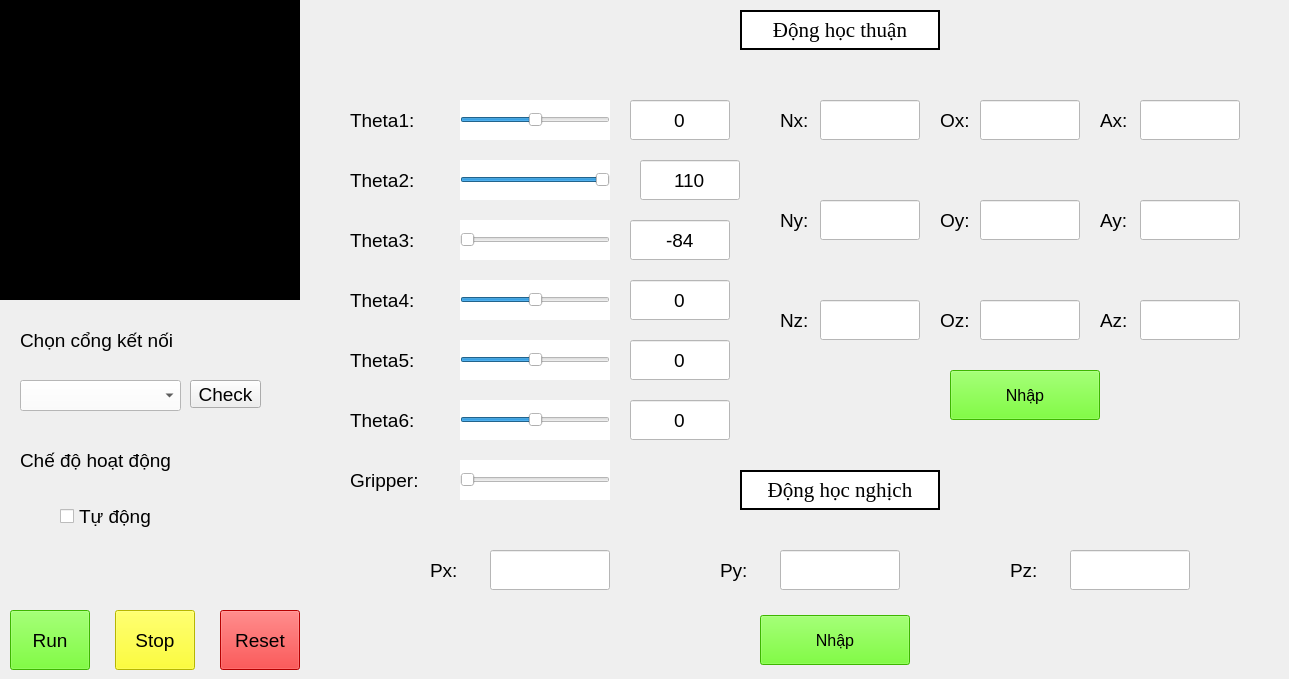
  <widget class="QWidget" name="centralwidget">
   <widget class="QLabel" name="label">
    <property name="geometry">
     <rect>
      <x>740</x>
      <y>10</y>
      <width>200</width>
      <height>40</height>
     </rect>
    </property>
    <property name="font">
     <font>
      <family>Times New Roman</family>
      <pointsize>16</pointsize>
     </font>
    </property>
    <property name="autoFillBackground">
     <bool>false</bool>
    </property>
    <property name="styleSheet">
     <string notr="true">background-color:rgb(255, 255, 255)</string>
    </property>
    <property name="inputMethodHints">
     <set>Qt::ImhNone</set>
    </property>
    <property name="frameShape">
     <enum>QFrame::Box</enum>
    </property>
    <property name="frameShadow">
     <enum>QFrame::Plain</enum>
    </property>
    <property name="lineWidth">
     <number>2</number>
    </property>
    <property name="midLineWidth">
     <number>0</number>
    </property>
    <property name="text">
     <string>Động học thuận</string>
    </property>
    <property name="alignment">
     <set>Qt::AlignCenter</set>
    </property>
   </widget>
   <widget class="QLabel" name="label_2">
    <property name="geometry">
     <rect>
      <x>740</x>
      <y>470</y>
      <width>200</width>
      <height>40</height>
     </rect>
    </property>
    <property name="font">
     <font>
      <family>Times New Roman</family>
      <pointsize>16</pointsize>
     </font>
    </property>
    <property name="autoFillBackground">
     <bool>false</bool>
    </property>
    <property name="styleSheet">
     <string notr="true">background-color:rgb(255, 255, 255)</string>
    </property>
    <property name="frameShape">
     <enum>QFrame::Box</enum>
    </property>
    <property name="lineWidth">
     <number>2</number>
    </property>
    <property name="text">
     <string>Động học nghịch</string>
    </property>
    <property name="textFormat">
     <enum>Qt::AutoText</enum>
    </property>
    <property name="alignment">
     <set>Qt::AlignCenter</set>
    </property>
   </widget>
   <widget class="QLineEdit" name="nx">
    <property name="geometry">
     <rect>
      <x>820</x>
      <y>100</y>
      <width>100</width>
      <height>40</height>
     </rect>
    </property>
    <property name="font">
     <font>
      <pointsize>14</pointsize>
     </font>
    </property>
    <property name="styleSheet">
     <string notr="true">background-color:rgb(255, 255, 255)</string>
    </property>
    <property name="alignment">
     <set>Qt::AlignCenter</set>
    </property>
   </widget>
   <widget class="QLineEdit" name="ny">
    <property name="geometry">
     <rect>
      <x>820</x>
      <y>200</y>
      <width>100</width>
      <height>40</height>
     </rect>
    </property>
    <property name="font">
     <font>
      <pointsize>14</pointsize>
     </font>
    </property>
    <property name="styleSheet">
     <string notr="true">background-color:rgb(255, 255, 255)</string>
    </property>
    <property name="alignment">
     <set>Qt::AlignCenter</set>
    </property>
   </widget>
   <widget class="QLineEdit" name="nz">
    <property name="geometry">
     <rect>
      <x>820</x>
      <y>300</y>
      <width>100</width>
      <height>40</height>
     </rect>
    </property>
    <property name="font">
     <font>
      <pointsize>14</pointsize>
     </font>
    </property>
    <property name="styleSheet">
     <string notr="true">background-color:rgb(255, 255, 255)</string>
    </property>
    <property name="alignment">
     <set>Qt::AlignCenter</set>
    </property>
   </widget>
   <widget class="QLineEdit" name="ox">
    <property name="geometry">
     <rect>
      <x>980</x>
      <y>100</y>
      <width>100</width>
      <height>40</height>
     </rect>
    </property>
    <property name="font">
     <font>
      <pointsize>14</pointsize>
     </font>
    </property>
    <property name="styleSheet">
     <string notr="true">background-color:rgb(255, 255, 255)</string>
    </property>
    <property name="alignment">
     <set>Qt::AlignCenter</set>
    </property>
   </widget>
   <widget class="QLineEdit" name="oz">
    <property name="geometry">
     <rect>
      <x>980</x>
      <y>300</y>
      <width>100</width>
      <height>40</height>
     </rect>
    </property>
    <property name="font">
     <font>
      <pointsize>14</pointsize>
     </font>
    </property>
    <property name="styleSheet">
     <string notr="true">background-color:rgb(255, 255, 255)</string>
    </property>
    <property name="alignment">
     <set>Qt::AlignCenter</set>
    </property>
   </widget>
   <widget class="QLineEdit" name="oy">
    <property name="geometry">
     <rect>
      <x>980</x>
      <y>200</y>
      <width>100</width>
      <height>40</height>
     </rect>
    </property>
    <property name="font">
     <font>
      <pointsize>14</pointsize>
     </font>
    </property>
    <property name="styleSheet">
     <string notr="true">background-color:rgb(255, 255, 255)</string>
    </property>
    <property name="alignment">
     <set>Qt::AlignCenter</set>
    </property>
   </widget>
   <widget class="QLineEdit" name="ax">
    <property name="geometry">
     <rect>
      <x>1140</x>
      <y>100</y>
      <width>100</width>
      <height>40</height>
     </rect>
    </property>
    <property name="font">
     <font>
      <pointsize>14</pointsize>
     </font>
    </property>
    <property name="styleSheet">
     <string notr="true">background-color:rgb(255, 255, 255)</string>
    </property>
    <property name="alignment">
     <set>Qt::AlignCenter</set>
    </property>
   </widget>
   <widget class="QLineEdit" name="az">
    <property name="geometry">
     <rect>
      <x>1140</x>
      <y>300</y>
      <width>100</width>
      <height>40</height>
     </rect>
    </property>
    <property name="font">
     <font>
      <pointsize>14</pointsize>
     </font>
    </property>
    <property name="styleSheet">
     <string notr="true">background-color:rgb(255, 255, 255)</string>
    </property>
    <property name="alignment">
     <set>Qt::AlignCenter</set>
    </property>
   </widget>
   <widget class="QLineEdit" name="ay">
    <property name="geometry">
     <rect>
      <x>1140</x>
      <y>200</y>
      <width>100</width>
      <height>40</height>
     </rect>
    </property>
    <property name="font">
     <font>
      <pointsize>14</pointsize>
     </font>
    </property>
    <property name="styleSheet">
     <string notr="true">background-color:rgb(255, 255, 255)</string>
    </property>
    <property name="alignment">
     <set>Qt::AlignCenter</set>
    </property>
   </widget>
   <widget class="QPushButton" name="nhap_thuan">
    <property name="geometry">
     <rect>
      <x>950</x>
      <y>370</y>
      <width>150</width>
      <height>50</height>
     </rect>
    </property>
    <property name="font">
     <font>
      <pointsize>12</pointsize>
     </font>
    </property>
    <property name="styleSheet">
     <string notr="true">background-color:rgb(85, 255, 0)</string>
    </property>
    <property name="text">
     <string>Nhập</string>
    </property>
   </widget>
   <widget class="QLineEdit" name="pz">
    <property name="geometry">
     <rect>
      <x>1070</x>
      <y>550</y>
      <width>120</width>
      <height>40</height>
     </rect>
    </property>
    <property name="font">
     <font>
      <pointsize>14</pointsize>
     </font>
    </property>
    <property name="styleSheet">
     <string notr="true">background-color:rgb(255, 255, 255)</string>
    </property>
    <property name="alignment">
     <set>Qt::AlignCenter</set>
    </property>
   </widget>
   <widget class="QLineEdit" name="px">
    <property name="geometry">
     <rect>
      <x>490</x>
      <y>550</y>
      <width>120</width>
      <height>40</height>
     </rect>
    </property>
    <property name="font">
     <font>
      <pointsize>14</pointsize>
     </font>
    </property>
    <property name="styleSheet">
     <string notr="true">background-color:rgb(255, 255, 255)</string>
    </property>
    <property name="alignment">
     <set>Qt::AlignCenter</set>
    </property>
   </widget>
   <widget class="QLineEdit" name="py">
    <property name="geometry">
     <rect>
      <x>780</x>
      <y>550</y>
      <width>120</width>
      <height>40</height>
     </rect>
    </property>
    <property name="font">
     <font>
      <pointsize>14</pointsize>
     </font>
    </property>
    <property name="styleSheet">
     <string notr="true">background-color:rgb(255, 255, 255)</string>
    </property>
    <property name="alignment">
     <set>Qt::AlignCenter</set>
    </property>
   </widget>
   <widget class="QPushButton" name="nhap_nghich">
    <property name="geometry">
     <rect>
      <x>760</x>
      <y>615</y>
      <width>150</width>
      <height>50</height>
     </rect>
    </property>
    <property name="font">
     <font>
      <pointsize>12</pointsize>
     </font>
    </property>
    <property name="styleSheet">
     <string notr="true">background-color:rgb(85, 255, 0)</string>
    </property>
    <property name="text">
     <string>Nhập</string>
    </property>
   </widget>
   <widget class="QLabel" name="label_3">
    <property name="geometry">
     <rect>
      <x>780</x>
      <y>100</y>
      <width>45</width>
      <height>40</height>
     </rect>
    </property>
    <property name="font">
     <font>
      <pointsize>14</pointsize>
     </font>
    </property>
    <property name="autoFillBackground">
     <bool>false</bool>
    </property>
    <property name="text">
     <string>Nx:</string>
    </property>
   </widget>
   <widget class="QLabel" name="label_4">
    <property name="geometry">
     <rect>
      <x>780</x>
      <y>200</y>
      <width>45</width>
      <height>40</height>
     </rect>
    </property>
    <property name="font">
     <font>
      <pointsize>14</pointsize>
     </font>
    </property>
    <property name="autoFillBackground">
     <bool>false</bool>
    </property>
    <property name="text">
     <string>Ny:</string>
    </property>
   </widget>
   <widget class="QLabel" name="label_5">
    <property name="geometry">
     <rect>
      <x>780</x>
      <y>300</y>
      <width>45</width>
      <height>40</height>
     </rect>
    </property>
    <property name="font">
     <font>
      <pointsize>14</pointsize>
     </font>
    </property>
    <property name="autoFillBackground">
     <bool>false</bool>
    </property>
    <property name="text">
     <string>Nz:</string>
    </property>
   </widget>
   <widget class="QLabel" name="label_6">
    <property name="geometry">
     <rect>
      <x>940</x>
      <y>300</y>
      <width>45</width>
      <height>40</height>
     </rect>
    </property>
    <property name="font">
     <font>
      <pointsize>14</pointsize>
     </font>
    </property>
    <property name="autoFillBackground">
     <bool>false</bool>
    </property>
    <property name="text">
     <string>Oz:</string>
    </property>
   </widget>
   <widget class="QLabel" name="label_7">
    <property name="geometry">
     <rect>
      <x>940</x>
      <y>100</y>
      <width>45</width>
      <height>40</height>
     </rect>
    </property>
    <property name="font">
     <font>
      <pointsize>14</pointsize>
     </font>
    </property>
    <property name="autoFillBackground">
     <bool>false</bool>
    </property>
    <property name="text">
     <string>Ox:</string>
    </property>
   </widget>
   <widget class="QLabel" name="label_8">
    <property name="geometry">
     <rect>
      <x>940</x>
      <y>200</y>
      <width>45</width>
      <height>40</height>
     </rect>
    </property>
    <property name="font">
     <font>
      <pointsize>14</pointsize>
     </font>
    </property>
    <property name="autoFillBackground">
     <bool>false</bool>
    </property>
    <property name="text">
     <string>Oy:</string>
    </property>
   </widget>
   <widget class="QLabel" name="label_9">
    <property name="geometry">
     <rect>
      <x>1100</x>
      <y>300</y>
      <width>45</width>
      <height>40</height>
     </rect>
    </property>
    <property name="font">
     <font>
      <pointsize>14</pointsize>
     </font>
    </property>
    <property name="autoFillBackground">
     <bool>false</bool>
    </property>
    <property name="text">
     <string>Az:</string>
    </property>
   </widget>
   <widget class="QLabel" name="label_10">
    <property name="geometry">
     <rect>
      <x>1100</x>
      <y>100</y>
      <width>45</width>
      <height>40</height>
     </rect>
    </property>
    <property name="font">
     <font>
      <pointsize>14</pointsize>
     </font>
    </property>
    <property name="autoFillBackground">
     <bool>false</bool>
    </property>
    <property name="text">
     <string>Ax:</string>
    </property>
   </widget>
   <widget class="QLabel" name="label_11">
    <property name="geometry">
     <rect>
      <x>1100</x>
      <y>200</y>
      <width>45</width>
      <height>40</height>
     </rect>
    </property>
    <property name="font">
     <font>
      <pointsize>14</pointsize>
     </font>
    </property>
    <property name="autoFillBackground">
     <bool>false</bool>
    </property>
    <property name="text">
     <string>Ay:</string>
    </property>
   </widget>
   <widget class="QLabel" name="label_12">
    <property name="geometry">
     <rect>
      <x>430</x>
      <y>550</y>
      <width>45</width>
      <height>40</height>
     </rect>
    </property>
    <property name="font">
     <font>
      <pointsize>14</pointsize>
     </font>
    </property>
    <property name="autoFillBackground">
     <bool>false</bool>
    </property>
    <property name="text">
     <string>Px:</string>
    </property>
   </widget>
   <widget class="QLabel" name="label_13">
    <property name="geometry">
     <rect>
      <x>720</x>
      <y>550</y>
      <width>45</width>
      <height>40</height>
     </rect>
    </property>
    <property name="font">
     <font>
      <pointsize>14</pointsize>
     </font>
    </property>
    <property name="autoFillBackground">
     <bool>false</bool>
    </property>
    <property name="text">
     <string>Py:</string>
    </property>
   </widget>
   <widget class="QLabel" name="label_14">
    <property name="geometry">
     <rect>
      <x>1010</x>
      <y>550</y>
      <width>45</width>
      <height>40</height>
     </rect>
    </property>
    <property name="font">
     <font>
      <pointsize>14</pointsize>
     </font>
    </property>
    <property name="autoFillBackground">
     <bool>false</bool>
    </property>
    <property name="text">
     <string>Pz:</string>
    </property>
   </widget>
   <widget class="QSlider" name="Slider_theta1">
    <property name="enabled">
     <bool>true</bool>
    </property>
    <property name="geometry">
     <rect>
      <x>460</x>
      <y>100</y>
      <width>150</width>
      <height>40</height>
     </rect>
    </property>
    <property name="sizePolicy">
     <sizepolicy hsizetype="Expanding" vsizetype="Fixed">
      <horstretch>0</horstretch>
      <verstretch>0</verstretch>
     </sizepolicy>
    </property>
    <property name="cursor">
     <cursorShape>ArrowCursor</cursorShape>
    </property>
    <property name="autoFillBackground">
     <bool>false</bool>
    </property>
    <property name="styleSheet">
     <string notr="true">background-color:rgb(255, 255, 255)</string>
    </property>
    <property name="minimum">
     <number>-90</number>
    </property>
    <property name="maximum">
     <number>90</number>
    </property>
    <property name="value">
     <number>0</number>
    </property>
    <property name="orientation">
     <enum>Qt::Horizontal</enum>
    </property>
   </widget>
   <widget class="QLineEdit" name="linetheta1">
    <property name="geometry">
     <rect>
      <x>630</x>
      <y>100</y>
      <width>100</width>
      <height>40</height>
     </rect>
    </property>
    <property name="font">
     <font>
      <pointsize>14</pointsize>
     </font>
    </property>
    <property name="contextMenuPolicy">
     <enum>Qt::DefaultContextMenu</enum>
    </property>
    <property name="acceptDrops">
     <bool>true</bool>
    </property>
    <property name="autoFillBackground">
     <bool>false</bool>
    </property>
    <property name="styleSheet">
     <string notr="true">background-color:rgb(255, 255, 255)</string>
    </property>
    <property name="text">
     <string>0</string>
    </property>
    <property name="alignment">
     <set>Qt::AlignCenter</set>
    </property>
   </widget>
   <widget class="QLineEdit" name="linetheta2">
    <property name="geometry">
     <rect>
      <x>640</x>
      <y>160</y>
      <width>100</width>
      <height>40</height>
     </rect>
    </property>
    <property name="font">
     <font>
      <pointsize>14</pointsize>
     </font>
    </property>
    <property name="styleSheet">
     <string notr="true">background-color:rgb(255, 255, 255)</string>
    </property>
    <property name="text">
     <string>110</string>
    </property>
    <property name="alignment">
     <set>Qt::AlignCenter</set>
    </property>
   </widget>
   <widget class="QLineEdit" name="linetheta3">
    <property name="geometry">
     <rect>
      <x>630</x>
      <y>220</y>
      <width>100</width>
      <height>40</height>
     </rect>
    </property>
    <property name="font">
     <font>
      <pointsize>14</pointsize>
     </font>
    </property>
    <property name="styleSheet">
     <string notr="true">background-color:rgb(255, 255, 255)</string>
    </property>
    <property name="text">
     <string>-84</string>
    </property>
    <property name="alignment">
     <set>Qt::AlignCenter</set>
    </property>
   </widget>
   <widget class="QLineEdit" name="linetheta5">
    <property name="geometry">
     <rect>
      <x>630</x>
      <y>340</y>
      <width>100</width>
      <height>40</height>
     </rect>
    </property>
    <property name="font">
     <font>
      <pointsize>14</pointsize>
     </font>
    </property>
    <property name="styleSheet">
     <string notr="true">background-color:rgb(255, 255, 255)</string>
    </property>
    <property name="text">
     <string>0</string>
    </property>
    <property name="alignment">
     <set>Qt::AlignCenter</set>
    </property>
   </widget>
   <widget class="QLineEdit" name="linetheta4">
    <property name="geometry">
     <rect>
      <x>630</x>
      <y>280</y>
      <width>100</width>
      <height>40</height>
     </rect>
    </property>
    <property name="font">
     <font>
      <pointsize>14</pointsize>
     </font>
    </property>
    <property name="styleSheet">
     <string notr="true">background-color:rgb(255, 255, 255)</string>
    </property>
    <property name="text">
     <string>0</string>
    </property>
    <property name="alignment">
     <set>Qt::AlignCenter</set>
    </property>
   </widget>
   <widget class="QLineEdit" name="linetheta6">
    <property name="geometry">
     <rect>
      <x>630</x>
      <y>400</y>
      <width>100</width>
      <height>40</height>
     </rect>
    </property>
    <property name="font">
     <font>
      <pointsize>14</pointsize>
     </font>
    </property>
    <property name="styleSheet">
     <string notr="true">background-color:rgb(255, 255, 255)</string>
    </property>
    <property name="text">
     <string>0</string>
    </property>
    <property name="alignment">
     <set>Qt::AlignCenter</set>
    </property>
   </widget>
   <widget class="QSlider" name="Slider_theta2">
    <property name="geometry">
     <rect>
      <x>460</x>
      <y>160</y>
      <width>150</width>
      <height>40</height>
     </rect>
    </property>
    <property name="cursor">
     <cursorShape>ArrowCursor</cursorShape>
    </property>
    <property name="mouseTracking">
     <bool>false</bool>
    </property>
    <property name="tabletTracking">
     <bool>false</bool>
    </property>
    <property name="acceptDrops">
     <bool>false</bool>
    </property>
    <property name="autoFillBackground">
     <bool>false</bool>
    </property>
    <property name="styleSheet">
     <string notr="true">background-color:rgb(255, 255, 255)</string>
    </property>
    <property name="minimum">
     <number>-30</number>
    </property>
    <property name="maximum">
     <number>110</number>
    </property>
    <property name="value">
     <number>110</number>
    </property>
    <property name="orientation">
     <enum>Qt::Horizontal</enum>
    </property>
   </widget>
   <widget class="QSlider" name="Slider_theta3">
    <property name="geometry">
     <rect>
      <x>460</x>
      <y>220</y>
      <width>150</width>
      <height>40</height>
     </rect>
    </property>
    <property name="cursor">
     <cursorShape>ArrowCursor</cursorShape>
    </property>
    <property name="autoFillBackground">
     <bool>false</bool>
    </property>
    <property name="styleSheet">
     <string notr="true">background-color:rgb(255, 255, 255)</string>
    </property>
    <property name="minimum">
     <number>-84</number>
    </property>
    <property name="maximum">
     <number>90</number>
    </property>
    <property name="value">
     <number>-84</number>
    </property>
    <property name="orientation">
     <enum>Qt::Horizontal</enum>
    </property>
   </widget>
   <widget class="QSlider" name="Slider_theta4">
    <property name="geometry">
     <rect>
      <x>460</x>
      <y>280</y>
      <width>150</width>
      <height>40</height>
     </rect>
    </property>
    <property name="cursor">
     <cursorShape>ArrowCursor</cursorShape>
    </property>
    <property name="autoFillBackground">
     <bool>false</bool>
    </property>
    <property name="styleSheet">
     <string notr="true">background-color:rgb(255, 255, 255)</string>
    </property>
    <property name="minimum">
     <number>-180</number>
    </property>
    <property name="maximum">
     <number>180</number>
    </property>
    <property name="orientation">
     <enum>Qt::Horizontal</enum>
    </property>
   </widget>
   <widget class="QSlider" name="Slider_theta6">
    <property name="geometry">
     <rect>
      <x>460</x>
      <y>400</y>
      <width>150</width>
      <height>40</height>
     </rect>
    </property>
    <property name="sizePolicy">
     <sizepolicy hsizetype="Expanding" vsizetype="Fixed">
      <horstretch>0</horstretch>
      <verstretch>0</verstretch>
     </sizepolicy>
    </property>
    <property name="cursor">
     <cursorShape>ArrowCursor</cursorShape>
    </property>
    <property name="autoFillBackground">
     <bool>false</bool>
    </property>
    <property name="styleSheet">
     <string notr="true">background-color:rgb(255, 255, 255)</string>
    </property>
    <property name="minimum">
     <number>-180</number>
    </property>
    <property name="maximum">
     <number>180</number>
    </property>
    <property name="orientation">
     <enum>Qt::Horizontal</enum>
    </property>
   </widget>
   <widget class="QSlider" name="Slider_theta5">
    <property name="geometry">
     <rect>
      <x>460</x>
      <y>340</y>
      <width>150</width>
      <height>40</height>
     </rect>
    </property>
    <property name="cursor">
     <cursorShape>ArrowCursor</cursorShape>
    </property>
    <property name="autoFillBackground">
     <bool>false</bool>
    </property>
    <property name="styleSheet">
     <string notr="true">background-color:rgb(255, 255, 255)</string>
    </property>
    <property name="minimum">
     <number>-120</number>
    </property>
    <property name="maximum">
     <number>120</number>
    </property>
    <property name="orientation">
     <enum>Qt::Horizontal</enum>
    </property>
   </widget>
   <widget class="QLabel" name="label_15">
    <property name="geometry">
     <rect>
      <x>350</x>
      <y>100</y>
      <width>80</width>
      <height>40</height>
     </rect>
    </property>
    <property name="font">
     <font>
      <pointsize>14</pointsize>
     </font>
    </property>
    <property name="autoFillBackground">
     <bool>false</bool>
    </property>
    <property name="text">
     <string>Theta1:</string>
    </property>
   </widget>
   <widget class="QLabel" name="label_16">
    <property name="geometry">
     <rect>
      <x>350</x>
      <y>160</y>
      <width>80</width>
      <height>40</height>
     </rect>
    </property>
    <property name="font">
     <font>
      <pointsize>14</pointsize>
     </font>
    </property>
    <property name="autoFillBackground">
     <bool>false</bool>
    </property>
    <property name="text">
     <string>Theta2:</string>
    </property>
   </widget>
   <widget class="QLabel" name="label_17">
    <property name="geometry">
     <rect>
      <x>350</x>
      <y>220</y>
      <width>80</width>
      <height>40</height>
     </rect>
    </property>
    <property name="font">
     <font>
      <pointsize>14</pointsize>
     </font>
    </property>
    <property name="autoFillBackground">
     <bool>false</bool>
    </property>
    <property name="text">
     <string>Theta3:</string>
    </property>
   </widget>
   <widget class="QLabel" name="label_18">
    <property name="geometry">
     <rect>
      <x>350</x>
      <y>280</y>
      <width>80</width>
      <height>40</height>
     </rect>
    </property>
    <property name="font">
     <font>
      <pointsize>14</pointsize>
     </font>
    </property>
    <property name="autoFillBackground">
     <bool>false</bool>
    </property>
    <property name="text">
     <string>Theta4:</string>
    </property>
   </widget>
   <widget class="QLabel" name="label_19">
    <property name="geometry">
     <rect>
      <x>350</x>
      <y>340</y>
      <width>80</width>
      <height>40</height>
     </rect>
    </property>
    <property name="font">
     <font>
      <pointsize>14</pointsize>
     </font>
    </property>
    <property name="autoFillBackground">
     <bool>false</bool>
    </property>
    <property name="text">
     <string>Theta5:</string>
    </property>
   </widget>
   <widget class="QLabel" name="label_20">
    <property name="geometry">
     <rect>
      <x>350</x>
      <y>400</y>
      <width>80</width>
      <height>40</height>
     </rect>
    </property>
    <property name="font">
     <font>
      <pointsize>14</pointsize>
     </font>
    </property>
    <property name="autoFillBackground">
     <bool>false</bool>
    </property>
    <property name="text">
     <string>Theta6:</string>
    </property>
   </widget>
   <widget class="QPushButton" name="run">
    <property name="geometry">
     <rect>
      <x>10</x>
      <y>610</y>
      <width>80</width>
      <height>60</height>
     </rect>
    </property>
    <property name="font">
     <font>
      <pointsize>14</pointsize>
     </font>
    </property>
    <property name="styleSheet">
     <string notr="true">background-color:rgb(85, 255, 0)</string>
    </property>
    <property name="text">
     <string>Run</string>
    </property>
   </widget>
   <widget class="QPushButton" name="reset">
    <property name="geometry">
     <rect>
      <x>220</x>
      <y>610</y>
      <width>80</width>
      <height>60</height>
     </rect>
    </property>
    <property name="font">
     <font>
      <pointsize>14</pointsize>
     </font>
    </property>
    <property name="styleSheet">
     <string notr="true">background-color:rgb(255, 0, 0)</string>
    </property>
    <property name="text">
     <string>Reset</string>
    </property>
   </widget>
   <widget class="QPushButton" name="stop">
    <property name="geometry">
     <rect>
      <x>115</x>
      <y>610</y>
      <width>80</width>
      <height>60</height>
     </rect>
    </property>
    <property name="font">
     <font>
      <pointsize>14</pointsize>
     </font>
    </property>
    <property name="styleSheet">
     <string notr="true">background-color:rgb(255, 255, 0)</string>
    </property>
    <property name="text">
     <string>Stop</string>
    </property>
   </widget>
   <widget class="QLabel" name="label_21">
    <property name="geometry">
     <rect>
      <x>20</x>
      <y>320</y>
      <width>190</width>
      <height>40</height>
     </rect>
    </property>
    <property name="font">
     <font>
      <pointsize>14</pointsize>
     </font>
    </property>
    <property name="text">
     <string>Chọn cổng kết nối</string>
    </property>
   </widget>
   <widget class="QLabel" name="label_22">
    <property name="geometry">
     <rect>
      <x>20</x>
      <y>440</y>
      <width>180</width>
      <height>40</height>
     </rect>
    </property>
    <property name="font">
     <font>
      <pointsize>14</pointsize>
     </font>
    </property>
    <property name="text">
     <string>Chế độ hoạt động</string>
    </property>
   </widget>
   <widget class="QComboBox" name="port">
    <property name="geometry">
     <rect>
      <x>20</x>
      <y>380</y>
      <width>161</width>
      <height>31</height>
     </rect>
    </property>
    <property name="styleSheet">
     <string notr="true">background-color:rgb(255, 255, 255)</string>
    </property>
   </widget>
   <widget class="QCheckBox" name="checkBox">
    <property name="geometry">
     <rect>
      <x>60</x>
      <y>500</y>
      <width>121</width>
      <height>32</height>
     </rect>
    </property>
    <property name="font">
     <font>
      <pointsize>14</pointsize>
     </font>
    </property>
    <property name="mouseTracking">
     <bool>true</bool>
    </property>
    <property name="tabletTracking">
     <bool>false</bool>
    </property>
    <property name="acceptDrops">
     <bool>false</bool>
    </property>
    <property name="styleSheet">
     <string notr="true"/>
    </property>
    <property name="text">
     <string>Tự động</string>
    </property>
    <property name="checked">
     <bool>false</bool>
    </property>
    <property name="autoRepeat">
     <bool>false</bool>
    </property>
    <property name="autoExclusive">
     <bool>false</bool>
    </property>
    <property name="tristate">
     <bool>false</bool>
    </property>
   </widget>
   <widget class="QPushButton" name="check">
    <property name="geometry">
     <rect>
      <x>190</x>
      <y>380</y>
      <width>71</width>
      <height>28</height>
     </rect>
    </property>
    <property name="font">
     <font>
      <pointsize>14</pointsize>
     </font>
    </property>
    <property name="text">
     <string>Check</string>
    </property>
   </widget>
   <widget class="QLabel" name="frame">
    <property name="geometry">
     <rect>
      <x>0</x>
      <y>0</y>
      <width>300</width>
      <height>300</height>
     </rect>
    </property>
    <property name="sizeIncrement">
     <size>
      <width>300</width>
      <height>300</height>
     </size>
    </property>
    <property name="styleSheet">
     <string notr="true">background-color:rgb(0, 0, 0)</string>
    </property>
    <property name="text">
     <string/>
    </property>
   </widget>
   <widget class="QLabel" name="icon_bk">
    <property name="geometry">
     <rect>
      <x>300</x>
      <y>0</y>
      <width>80</width>
      <height>80</height>
     </rect>
    </property>
    <property name="styleSheet">
     <string notr="true">image:url(:/newPrefix/download.png)</string>
    </property>
    <property name="text">
     <string/>
    </property>
   </widget>
   <widget class="QLabel" name="icon_ck">
    <property name="geometry">
     <rect>
      <x>1200</x>
      <y>0</y>
      <width>80</width>
      <height>80</height>
     </rect>
    </property>
    <property name="styleSheet">
     <string notr="true">image:url(:/newPrefix/download (1).png)</string>
    </property>
    <property name="text">
     <string/>
    </property>
   </widget>
   <widget class="QSlider" name="gripper">
    <property name="geometry">
     <rect>
      <x>460</x>
      <y>460</y>
      <width>150</width>
      <height>40</height>
     </rect>
    </property>
    <property name="styleSheet">
     <string notr="true">background-color:rgb(255, 255, 255)</string>
    </property>
    <property name="maximum">
     <number>60</number>
    </property>
    <property name="orientation">
     <enum>Qt::Horizontal</enum>
    </property>
   </widget>
   <widget class="QLabel" name="label_23">
    <property name="geometry">
     <rect>
      <x>350</x>
      <y>460</y>
      <width>80</width>
      <height>40</height>
     </rect>
    </property>
    <property name="font">
     <font>
      <pointsize>14</pointsize>
     </font>
    </property>
    <property name="autoFillBackground">
     <bool>false</bool>
    </property>
    <property name="text">
     <string>Gripper:</string>
    </property>
   </widget>
   <zorder>icon_ck</zorder>
   <zorder>icon_bk</zorder>
   <zorder>label</zorder>
   <zorder>label_2</zorder>
   <zorder>nx</zorder>
   <zorder>ny</zorder>
   <zorder>nz</zorder>
   <zorder>ox</zorder>
   <zorder>oz</zorder>
   <zorder>oy</zorder>
   <zorder>ax</zorder>
   <zorder>az</zorder>
   <zorder>ay</zorder>
   <zorder>nhap_thuan</zorder>
   <zorder>pz</zorder>
   <zorder>px</zorder>
   <zorder>py</zorder>
   <zorder>nhap_nghich</zorder>
   <zorder>label_3</zorder>
   <zorder>label_4</zorder>
   <zorder>label_5</zorder>
   <zorder>label_6</zorder>
   <zorder>label_7</zorder>
   <zorder>label_8</zorder>
   <zorder>label_9</zorder>
   <zorder>label_10</zorder>
   <zorder>label_11</zorder>
   <zorder>label_12</zorder>
   <zorder>label_13</zorder>
   <zorder>label_14</zorder>
   <zorder>Slider_theta1</zorder>
   <zorder>linetheta1</zorder>
   <zorder>linetheta2</zorder>
   <zorder>linetheta3</zorder>
   <zorder>linetheta5</zorder>
   <zorder>linetheta4</zorder>
   <zorder>linetheta6</zorder>
   <zorder>Slider_theta2</zorder>
   <zorder>Slider_theta3</zorder>
   <zorder>Slider_theta4</zorder>
   <zorder>Slider_theta6</zorder>
   <zorder>Slider_theta5</zorder>
   <zorder>label_15</zorder>
   <zorder>label_16</zorder>
   <zorder>label_17</zorder>
   <zorder>label_18</zorder>
   <zorder>label_19</zorder>
   <zorder>label_20</zorder>
   <zorder>run</zorder>
   <zorder>reset</zorder>
   <zorder>stop</zorder>
   <zorder>label_21</zorder>
   <zorder>label_22</zorder>
   <zorder>port</zorder>
   <zorder>checkBox</zorder>
   <zorder>check</zorder>
   <zorder>frame</zorder>
   <zorder>gripper</zorder>
   <zorder>label_23</zorder>
  </widget>
